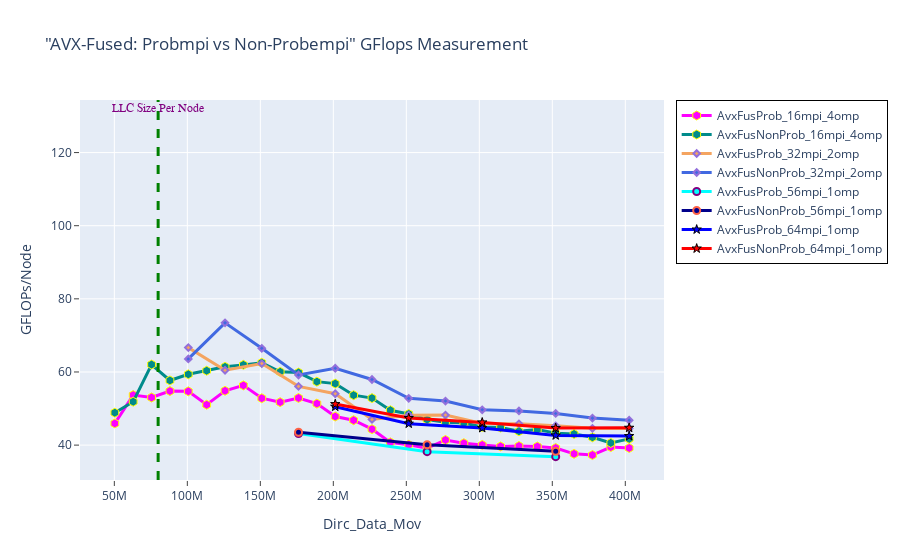

The code cell stored with this chart in its notebook:
### Markdown cell above
## GFLOPS - AVX-Fused: Probmpi vs Non-Probempi

### Code cell
fig = go.Figure() 

# 1----
fig.add_trace(go.Scatter(x=(dfn2AvxFusProb_16mpi_4omp.Dirc_Data_Mov*(dfn2AvxFusProb_16mpi_4omp.MPI_size/2)), 
                         y=(dfn2AvxFusProb_16mpi_4omp.GFLOPS*(dfn2AvxFusProb_16mpi_4omp.MPI_size/2)), 
                         mode='lines+markers', 
                         name='AvxFusProb_16mpi_4omp',
                         line=dict(color='magenta',width=3),
                         marker=dict(symbol='hexagon',size=9, line=dict(color='yellow',width=1))))

fig.add_trace(go.Scatter(x=(dfn2AvxFusNonProb_16mpi_4omp.Dirc_Data_Mov*(dfn2AvxFusNonProb_16mpi_4omp.MPI_size/2)), 
                         y=(dfn2AvxFusNonProb_16mpi_4omp.GFLOPS*(dfn2AvxFusNonProb_16mpi_4omp.MPI_size/2)), 
                         mode='lines+markers', 
                         name='AvxFusNonProb_16mpi_4omp',
                         line=dict(color='darkcyan',width=3),
                         marker=dict(symbol='hexagon',size=9, line=dict(color='yellow',width=1))))


# 2----
fig.add_trace(go.Scatter(x=(dfn2AvxFusProb_32mpi_2omp.Dirc_Data_Mov*(dfn2AvxFusProb_32mpi_2omp.MPI_size/2)), 
                         y=(dfn2AvxFusProb_32mpi_2omp.GFLOPS*(dfn2AvxFusProb_32mpi_2omp.MPI_size/2)), 
                         mode='lines+markers', 
                         name='AvxFusProb_32mpi_2omp',
                         line=dict(color='sandybrown',width=3),
                         marker=dict(symbol='diamond',size=5,line=dict(color='MediumPurple',width=2))))

fig.add_trace(go.Scatter(x=(dfn2AvxFusNonProb_32mpi_2omp.Dirc_Data_Mov*(dfn2AvxFusNonProb_32mpi_2omp.MPI_size/2)), 
                         y=(dfn2AvxFusNonProb_32mpi_2omp.GFLOPS*(dfn2AvxFusNonProb_32mpi_2omp.MPI_size/2)), 
                         mode='lines+markers', 
                         name='AvxFusNonProb_32mpi_2omp',
                         line=dict(color='royalblue',width=3),
                         marker=dict(symbol='diamond',size=5,line=dict(color='MediumPurple',width=2))))

# 3----
fig.add_trace(go.Scatter(x=(dfn2AvxFusProb_56mpi_1omp.Dirc_Data_Mov*(dfn2AvxFusProb_56mpi_1omp.MPI_size/2)), 
                         y=(dfn2AvxFusProb_56mpi_1omp.GFLOPS*(dfn2AvxFusProb_56mpi_1omp.MPI_size/2)), 
                         mode='lines+markers', 
                         name='AvxFusProb_56mpi_1omp',
                         line=dict(color='cyan',width=3),
                         marker=dict(symbol='circle',size=7,line=dict(color='Purple',width=2))))

fig.add_trace(go.Scatter(x=(dfn2AvxFusNonProb_56mpi_1omp.Dirc_Data_Mov*(dfn2AvxFusNonProb_56mpi_1omp.MPI_size/2)), 
                         y=(dfn2AvxFusNonProb_56mpi_1omp.GFLOPS*(dfn2AvxFusNonProb_56mpi_1omp.MPI_size/2)), 
                         mode='lines+markers', 
                         name='AvxFusNonProb_56mpi_1omp',
                         line=dict(color='darkblue',width=3),
                         marker=dict(symbol='circle',size=7, line=dict(color='tomato',width=2))))


# 4----
fig.add_trace(go.Scatter(x=(dfn2AvxFusProb_64mpi_1omp.Dirc_Data_Mov*(dfn2AvxFusProb_64mpi_1omp.MPI_size/2)), 
                         y=(dfn2AvxFusProb_64mpi_1omp.GFLOPS*(dfn2AvxFusProb_64mpi_1omp.MPI_size/2)), 
                         mode='lines+markers', 
                         name='AvxFusProb_64mpi_1omp',
                         line=dict(color='blue',width=3),
                         marker=dict(symbol='star',size=7, line=dict(color='black',width=1))))


fig.add_trace(go.Scatter(x=(dfn2AvxFusNonProb_64mpi_1omp.Dirc_Data_Mov*(dfn2AvxFusNonProb_64mpi_1omp.MPI_size/2)), 
                         y=(dfn2AvxFusNonProb_64mpi_1omp.GFLOPS*(dfn2AvxFusNonProb_64mpi_1omp.MPI_size/2)), 
                         mode='lines+markers', 
                         name='AvxFusNonProb_64mpi_1omp',
                         line=dict(color='red',width=3),
                         marker=dict(symbol='star',size=7, line=dict(color='black',width=1))))


# Adding a vertical line
fig.add_vline(x=80e6, line_width=3, line_dash="dash", line_color="green")
# fig.add_hline(y=1024, line_width=3, line_dash="dash", line_color="red")

# Add annotation
fig.add_annotation(
    x='80e6'
    , y=130
    , text=f'LLC Size Per Node'
    , yanchor='bottom'
    , showarrow=False
    , arrowhead=1
    , arrowsize=1
    , arrowwidth=2
    , arrowcolor="#636363"
    , ax=-20
    , ay=-30
    , font=dict(size=12, color="purple", family="Sans Serif")
    , align="left"
    ,)

fig.update_layout(title='"AVX-Fused: Probmpi vs Non-Probempi" GFlops Measurement',
                  xaxis_title='Dirc_Data_Mov', yaxis_title='GFLOPs/Node', 
                  xaxis=dict(ticks="outside"),  
                  yaxis=dict(ticks="outside"),
                  legend=go.layout.Legend(bordercolor="black",borderwidth=1))

### Figure 1 — Plotly figure (JSON) as saved in the notebook; plotly's stock layout.template omitted (floating-point values rounded to 4 significant figures)
{"data": [{"line": {"color": "magenta", "width": 3}, "marker": {"line": {"color": "yellow", "width": 1}, "size": 9, "symbol": "hexagon"}, "mode": "lines+markers", "name": "AvxFusProb_16mpi_4omp", "type": "scatter", "x": [50331648, 62914560, 75497472, 88080384, 100663296, 113246208, 125829120, 138412032, 150994944, 163577856, 176160768, 188743680, 201326592, 213909504, 226492416, 239075328, 251658240, 264241152, 276824064, 289406976, 301989888, 314572800, 327155712, 339738624, 352321536, 364904448, 377487360, 390070272, 402653184], "y": [45.93, 53.67, 53.02, 54.78, 54.71, 51.04, 54.85, 56.33, 52.82, 51.75, 52.89, 51.35, 47.82, 46.81, 44.36, 40.75, 40.08, 39.15, 41.4, 40.53, 40.05, 39.65, 39.76, 39.62, 39.2, 37.6, 37.28, 39.46, 39.2]}, {"line": {"color": "darkcyan", "width": 3}, "marker": {"line": {"color": "yellow", "width": 1}, "size": 9, "symbol": "hexagon"}, "mode": "lines+markers", "name": "AvxFusNonProb_16mpi_4omp", "type": "scatter", "x": [50331648, 62914560, 75497472, 88080384, 100663296, 113246208, 125829120, 138412032, 150994944, 163577856, 176160768, 188743680, 201326592, 213909504, 226492416, 239075328, 251658240, 264241152, 276824064, 289406976, 301989888, 314572800, 327155712, 339738624, 352321536, 364904448, 377487360, 390070272, 402653184], "y": [48.86, 51.87, 62.03, 57.68, 59.36, 60.35, 61.4, 61.94, 62.52, 60.04, 59.84, 57.36, 56.82, 53.65, 52.85, 49.53, 48.51, 46.98, 46.23, 46.01, 44.95, 44.79, 43.79, 44.25, 43.28, 43.05, 42.13, 40.6, 41.71]}, {"line": {"color": "sandybrown", "width": 3}, "marker": {"line": {"color": "MediumPurple", "width": 2}, "size": 5, "symbol": "diamond"}, "mode": "lines+markers", "name": "AvxFusProb_32mpi_2omp", "type": "scatter", "x": [100663296, 125829120, 150994944, 176160768, 201326592, 226492416, 251658240, 276824064, 301989888, 327155712, 352321536, 377487360, 402653184], "y": [66.66, 60.47, 62.3, 56.06, 54.04, 47.02, 48.18, 48.22, 45.94, 45.82, 45.27, 44.59, 44.56]}, {"line": {"color": "royalblue", "width": 3}, "marker": {"line": {"color": "MediumPurple", "width": 2}, "size": 5, "symbol": "diamond"}, "mode": "lines+markers", "name": "AvxFusNonProb_32mpi_2omp", "type": "scatter", "x": [100663296, 125829120, 150994944, 176160768, 201326592, 226492416, 251658240, 276824064, 301989888, 327155712, 352321536, 377487360, 402653184], "y": [63.57, 73.44, 66.47, 59.17, 61.01, 57.94, 52.79, 52.05, 49.65, 49.34, 48.66, 47.38, 46.81]}, {"line": {"color": "cyan", "width": 3}, "marker": {"line": {"color": "Purple", "width": 2}, "size": 7, "symbol": "circle"}, "mode": "lines+markers", "name": "AvxFusProb_56mpi_1omp", "type": "scatter", "x": [176160768, 264241152, 352321536], "y": [43.17, 38.21, 36.85]}, {"line": {"color": "darkblue", "width": 3}, "marker": {"line": {"color": "tomato", "width": 2}, "size": 7, "symbol": "circle"}, "mode": "lines+markers", "name": "AvxFusNonProb_56mpi_1omp", "type": "scatter", "x": [176160768, 264241152, 352321536], "y": [43.51, 40.09, 38.33]}, {"line": {"color": "blue", "width": 3}, "marker": {"line": {"color": "black", "width": 1}, "size": 7, "symbol": "star"}, "mode": "lines+markers", "name": "AvxFusProb_64mpi_1omp", "type": "scatter", "x": [201326592, 251658240, 301989888, 352321536, 402653184], "y": [50.5, 45.87, 44.67, 42.66, 42.48]}, {"line": {"color": "red", "width": 3}, "marker": {"line": {"color": "black", "width": 1}, "size": 7, "symbol": "star"}, "mode": "lines+markers", "name": "AvxFusNonProb_64mpi_1omp", "type": "scatter", "x": [201326592, 251658240, 301989888, 352321536, 402653184], "y": [51.22, 47.41, 46.21, 44.66, 44.74]}], "layout": {"annotations": [{"align": "left", "arrowcolor": "#636363", "arrowhead": 1, "arrowsize": 1, "arrowwidth": 2, "ax": -20, "ay": -30, "font": {"color": "purple", "family": "Sans Serif", "size": 12}, "showarrow": false, "text": "LLC Size Per Node", "x": "80e6", "y": 130, "yanchor": "bottom"}], "legend": {"bordercolor": "black", "borderwidth": 1}, "shapes": [{"line": {"color": "green", "dash": "dash", "width": 3}, "type": "line", "x0": 80000000, "x1": 80000000, "xref": "x", "y0": 0, "y1": 1, "yref": "y domain"}], "title": {"text": "\"AVX-Fused: Probmpi vs Non-Probempi\" GFlops Measurement"}, "xaxis": {"ticks": "outside", "title": {"text": "Dirc_Data_Mov"}}, "yaxis": {"ticks": "outside", "title": {"text": "GFLOPs/Node"}}}}
